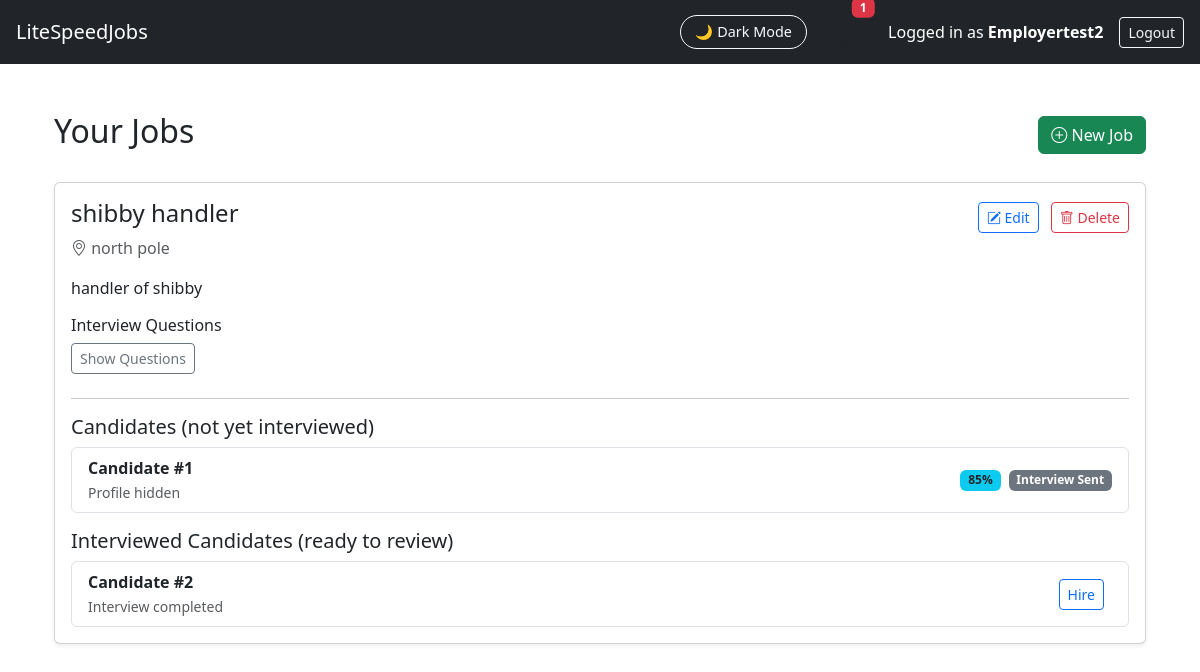
The page /JobFinder_app/employer_dashboard/ (signed in) on the database its author committed.
### JobFinder_app/models.py (models this page shows, shortened)
class Job(models.Model):
    user = models.ForeignKey(User, on_delete=models.CASCADE)  # Employer account
    title = models.CharField(max_length=255)
    location = models.CharField(max_length=255, blank=True)
    description = models.TextField(blank=True, default="No description provided.")
    interview_questions = models.TextField(
        blank=True,
        help_text="Enter one question per line."
    )
    created_at = models.DateTimeField(auto_now_add=True)

### JobFinder_app/views.py (the view)
# urls.py: path("employer_dashboard/", views.employer_dashboard, name="employer_dashboard"),
def employer_dashboard(request):
    jobs = Job.objects.filter(user=request.user).order_by("-created_at")
    job_data = []
    for job in jobs:
        seekers_qs = match_seekers_for_job(job)
        open_candidates = []
        interviewed_candidates = []
        for idx, seeker in enumerate(seekers_qs, start=1):
            assignment = (
                InterviewAssignment.objects
                .filter(job=job, seeker=seeker)
                .order_by("-assigned_at")
                .first()
            )
            base = {
                "label": f"Candidate #{idx}",
                "user_id": seeker.id,
                "match_percentage": 85,  # stub; you can compute a real score later
                "assignment_id": assignment.id if assignment else None,
                "has_assignment": assignment is not None,
                "completed": assignment.completed if assignment else False,
            }
            if assignment and assignment.completed:
                interviewed_candidates.append(base)
            else:
                open_candidates.append(base)
        job_data.append({
            "job": job,
            "candidates": open_candidates,
            "interviewed_candidates": interviewed_candidates,
        })
    return render(request, "JobFinder_app/employer_dashboard.html", {
        "job_data": job_data
    })

### JobFinder_app/templatetags/message_tags.py (called while the page is built)
@register.simple_tag
def unread_messages(user):
    if not user.is_authenticated:
        return 0
    return user.received_messages.filter(is_read=False).count()

### JobFinder_app/templates/JobFinder_app/employer_dashboard.html (shortened to what this page needs)
{% extends "JobFinder_app/base.html" %}
{% block content %}
<div class="container mt-4">
    <div class="d-flex justify-content-between align-items-center mb-4">
        <h2>Your Jobs</h2>
        <a href="{% url 'create_job' %}" class="btn btn-success">
            <i class="bi bi-plus-circle"></i> New Job
        </a>
    </div>
    {% if job_data %}
        {% for item in job_data %}
            <div class="card shadow-sm mb-4">
                <div class="card-body">
                    <div class="d-flex justify-content-between align-items-center">
                        <h4>{{ item.job.title }}</h4>
                        <div>
                            <a href="{% url 'edit_job' item.job.id %}"
                               class="btn btn-sm btn-outline-primary me-2">
                                <i class="bi bi-pencil-square"></i> Edit
                            </a>
                            <a href="{% url 'delete_job' item.job.id %}"
                               class="btn btn-sm btn-outline-danger"
                               onclick="return confirm('Delete this job?');">
                                <i class="bi bi-trash"></i> Delete
                            </a>
                        </div>
                    </div>
                    {% if item.job.location %}
                        <p class="text-muted"><i class="bi bi-geo-alt"></i> {{ item.job.location }}</p>
                    {% endif %}
                    {% if item.job.description %}
                        <p>{{ item.job.description }}</p>
                    {% endif %}
                    {% if item.job.interview_questions %}
                        <h6 class="mt-3">Interview Questions</h6>
                        <button class="btn btn-outline-secondary btn-sm mb-2"
                                type="button"
                                data-bs-toggle="collapse"
                                data-bs-target="#questions{{ item.job.id }}">
                            Show Questions
                        </button>
                    {% endif %}
                    <hr>
                    <h5>Candidates (not yet interviewed)</h5>
                    {% if item.candidates %}
                        <ul class="list-group mb-3">
                            {% for seeker in item.candidates %}
                                <li class="list-group-item d-flex justify-content-between">
                                    <div>
                                        <strong>{{ seeker.label }}</strong><br>
                                        <small class="text-muted">Profile hidden</small>
                                    </div>
                                    <div class="d-flex align-items-center">
                                        <span class="badge bg-info text-dark me-2">
                                            {{ seeker.match_percentage }}%
                                        </span>
                                        {% if seeker.has_assignment %}
                                            <span class="badge bg-secondary">Interview Sent</span>
                                        {% else %}
                                            <a href="{% url 'send_interview' item.job.id seeker.user_id %}"
                                               class="btn btn-sm btn-outline-success">
                                                Send Interview
                                            </a>
                                        {% endif %}
                                    </div>
                                </li>
                            {% endfor %}
                        </ul>
                    {% else %}
                        <p class="text-muted">No open candidates yet.</p>
                    {% endif %}
                    <h5 class="mt-3">Interviewed Candidates (ready to review)</h5>
                    {% if item.interviewed_candidates %}
                        <ul class="list-group">
                            {% for seeker in item.interviewed_candidates %}
                                <li class="list-group-item d-flex justify-content-between">
                                    <div>
                                        <strong>{{ seeker.label }}</strong><br>
                                        <small class="text-muted">Interview completed</small>
                                    </div>
                                    <div class="d-flex align-items-center">
                                        <a href="{% url 'hire_from_assignment' seeker.assignment_id %}"
                                           class="btn btn-sm btn-outline-primary me-2">
                                            Hire
                                        </a>
                                    </div>
                                </li>
                            {% endfor %}
                        </ul>
                    {% else %}
                        <p class="text-muted">No interviewed candidates yet.</p>
                    {% endif %}
                </div>
            </div>
        {% endfor %}
    {% else %}
        <div class="alert alert-info">
            You haven’t created any jobs yet.
            <a href="{% url 'create_job' %}">Create your first job</a>.
        </div>
    {% endif %}
</div>
{% endblock %}

### JobFinder_app/templates/JobFinder_app/base.html (shortened to what this page needs)
<!DOCTYPE html>
<html lang="en" data-theme="light">
<head>
    <link href="https://cdn.jsdelivr.net/npm/bootstrap@5.3.2/dist/css/bootstrap.min.css" rel="stylesheet">
    <link href="https://cdn.jsdelivr.net/npm/bootstrap-icons@1.11.1/font/bootstrap-icons.css" rel="stylesheet">
</head>
<body>
{% load message_tags %}
<nav class="navbar navbar-expand-lg navbar-dark bg-dark px-3">
    <a class="navbar-brand" href="/">LiteSpeedJobs</a>
    <div class="ms-auto d-flex align-items-center">
        <button id="darkModeToggle" class="btn btn-outline-light ms-3">
            🌙 Dark Mode
        </button>&nbsp;&nbsp;&nbsp;&nbsp;&nbsp;&nbsp;&nbsp;&nbsp;
        {% if user.is_authenticated %}
        <li class="nav-item position-relative">
            <a href="{% url 'inbox_pro' %}" class="nav-link">
                <i class="bi bi-inbox"></i>
                {% unread_messages user as unread %}
                {% if unread > 0 %}
                    <span class="badge bg-danger position-absolute top-0 start-100 translate-middle">
                        {{ unread }}
                    </span>
                {% endif %}
            </a>
        </li>
        {% else %}
        <li class="nav-item">
            <a href="{% url 'login' %}" class="nav-link">
                <i class="bi bi-inbox"></i>
            </a>
        </li>
        {% endif %}&nbsp;&nbsp;&nbsp;&nbsp;&nbsp;&nbsp;
        {% if request.user.is_authenticated %}
            <span class="text-white me-3">
                Logged in as <strong>{{ request.user.username }}</strong>
            </span>
            <a href="{% url 'logout' %}" class="btn btn-outline-light btn-sm">Logout</a>
        {% endif %}
    </div>
</nav>
<div class="container py-4">
    {% block content %}{% endblock %}
</div>
</body>
</html>

### JobFinder_app/templates/JobFinder_app/base.html (style rules this page uses)
:root { --ls-bg: #ffffff; --ls-bg-card: #f7f9fc; --ls-text: #141414; --ls-text-muted: #555; --ls-border: #e4e7ec; --ls-primary: #4dabf7; --ls-dark-bg: #0e1116; --ls-dark-bg-card: #1a1d24; --ls-dark-border: #2b2e36; --ls-dark-text: #f1f3f7; --ls-dark-muted: #b7bcc7; }
body { transition: background 0.3s ease, color 0.3s ease; }
.navbar { transition: background 0.3s ease; }
.card { transition: background 0.3s ease, border 0.3s ease; }
.btn { transition: background 0.25s ease, color 0.25s ease, border 0.25s ease; }
#darkModeToggle { font-size: 0.9rem; border-radius: 25px; padding: 5px 14px; cursor: pointer; }

### rows shown on the page
Job: job "shibby handler", job.location "north pole", job.description "handler of shibby", label "Candidate #1", match_percentage "85", label "Candidate #2"

### other values the page prints
{{ unread }} "1"
{{ request.user.username }} "Employertest2"
